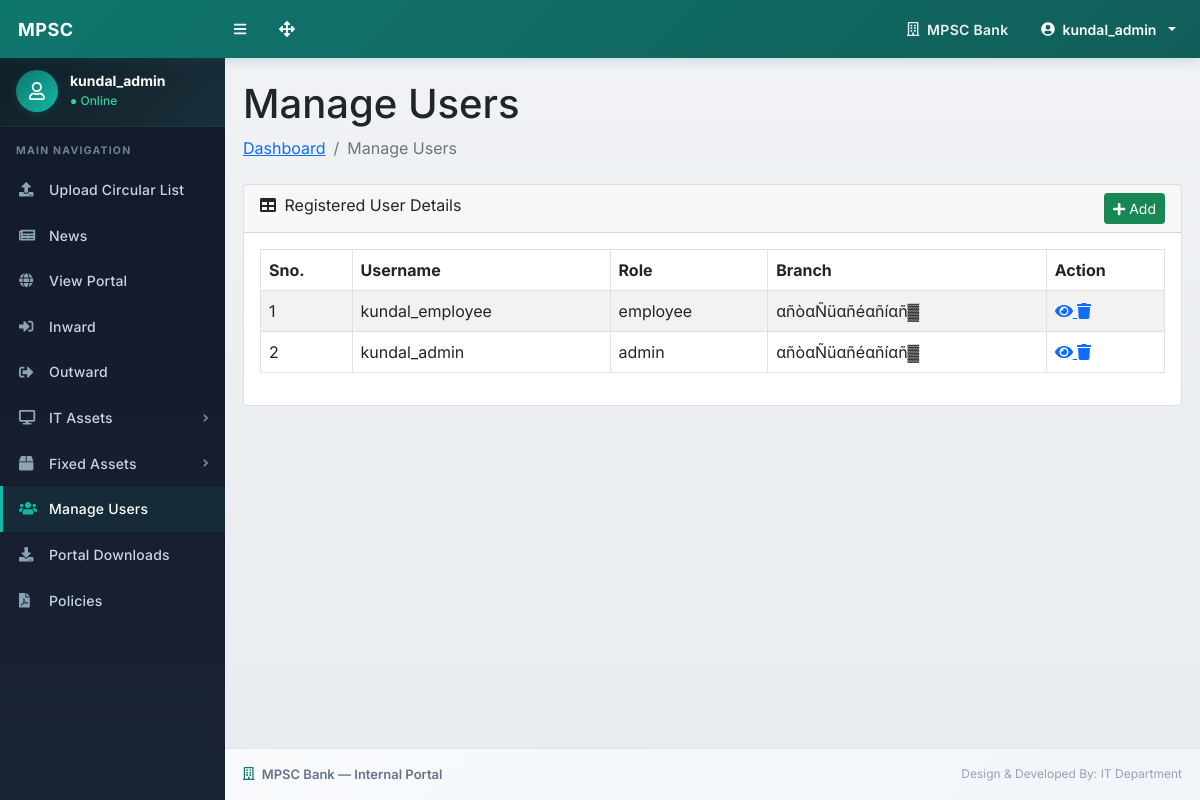
The page /manage-users.php (signed in) on the database its author committed.
### tables this page shows
CREATE TABLE `users` (
  `id` int(11) NOT NULL AUTO_INCREMENT,
  `username` varchar(255) NOT NULL,
  `password` varchar(255) NOT NULL,
  `role` varchar(50) NOT NULL DEFAULT 'employee',
  `branch_name` varchar(255) DEFAULT NULL,
  `is_active` tinyint(1) NOT NULL DEFAULT 1,
  PRIMARY KEY (`id`),
  UNIQUE KEY `username` (`username`)
);

### manage-users.php (the view, shortened to what this page needs)
<?php
include_once('./includes/config.php');
$query = mysqli_query($con, "SELECT * FROM users ORDER BY id DESC");
?>
<!DOCTYPE html>
<html lang="en">
    <head>
        <link href="./css/styles.css" rel="stylesheet" />
        <link href="./css/custom.css" rel="stylesheet" />
    </head>
    <body class="sb-nav-fixed">
      <?php include_once('includes/navbar.php');?>
        <div id="layoutSidenav">
         <?php include_once('includes/sidebar.php');?>
            <div id="layoutSidenav_content">
                <main>
                    <div class="container-fluid px-4">
                        <h1 class="mt-4">Manage Users</h1>
                        <ol class="breadcrumb mb-4">
                            <li class="breadcrumb-item"><a href="manage-circulars.php">Dashboard</a></li>
                            <li class="breadcrumb-item active">Manage Users</li>
                        </ol>
                        <div class="card mb-4">
                            <div class="card-header">
                                <i class="fas fa-table me-1"></i>
                                Registered User Details
                                <div class="btn btn-success btn-sm pull-right" onclick="window.location='add-profile.php'"> <i class="fas fa-plus"></i> Add</div>
                            </div>
                            <div class="card-body">
                                <table class="table table-bordered table-striped">
                                    <thead>
                                        <tr>
                                             <th>Sno.</th>
                                             <th>Username</th>
                                             <th>Role</th>
                                             <th>Branch</th>
                                             <th>Action</th>
                                        </tr>
                                    </thead>
                                    <tbody>
                                        <?php
                                        $cnt = 1;
                                        if ($query && mysqli_num_rows($query) > 0) {
                                            while ($row = mysqli_fetch_assoc($query)) { ?>
                                                <tr>
                                                    <td><?php echo $cnt++;?></td>
                                                    <td><?php echo htmlspecialchars($row['username']);?></td>
                                                    <td><?php echo htmlspecialchars($row['role']);?></td>
                                                    <td><?php echo htmlspecialchars($row['branch_name'] ?? '');?></td>
                                                    <td>
                                                        <a href="user-profile.php?uid=<?php echo (int)$row['id'];?>">
                                                            <i class="fas fa-eye"></i>
                                                        </a>
                                                        <a href="manage-users.php?id=<?php echo (int)$row['id'];?>" onClick="return confirm('Do you really want to delete this user?');">
                                                            <i class="fa fa-trash" aria-hidden="true"></i>
                                                        </a>
                                                    </td>
                                                </tr>
                                            <?php }
                                        } else { ?>
                                            <tr><td colspan="5" style="text-align:center;">No users found.</td></tr>
                                        <?php } ?>
                                    </tbody>
                                </table>
                            </div>
                        </div>
                    </div>
                </main>
  <?php include('./includes/footer.php');?>
            </div>
        </div>
    </body>
</html>

### css/custom.css (style rules this page uses)
body { background-color: #f0f2f5 !important; font-family: 'Inter', 'Segoe UI', Arial, Helvetica, sans-serif; -webkit-font-smoothing: antialiased; -moz-osx-font-smoothing: grayscale; }
#layoutSidenav_content { background: linear-gradient(180deg, #f0f2f5 0%, #e8ebef 100%); }
.container-fluid { padding-left: 18px !important; padding-right: 18px !important; }

### rows shown on the page
users: username "kundal_employee", role "employee", branch_name "αñòαÑüαñéαñíαñ▓"
users: username "kundal_admin", role "admin", branch_name "αñòαÑüαñéαñíαñ▓"

### other values the page prints
$_SESSION['login'] "kundal_admin"
